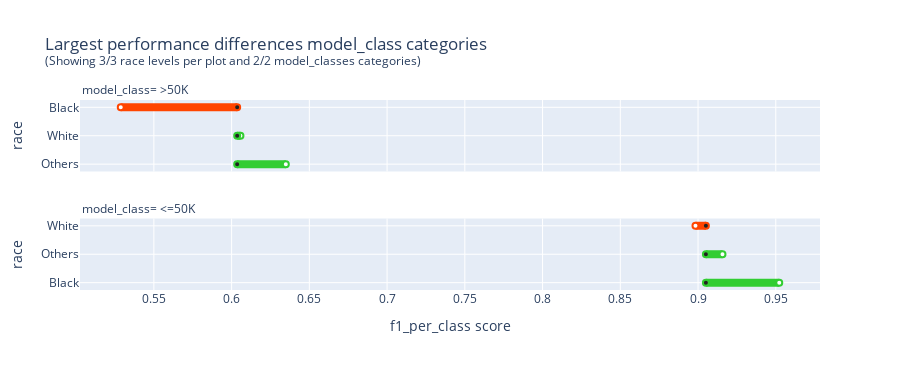

Notebook cell for this chart:
### Markdown cell above
### No control_feature but has model_classes

### Code cell
check = PerformanceDisparityReport(protected_feature="race", scorer="f1_per_class")
res = check.run(dataset, model=model)
res.display[0].show(rendered="svg")

### Figure 1 — Plotly figure (JSON) as saved in the notebook; plotly's stock layout.template omitted (floating-point values rounded to 4 significant figures)
{"data": [{"cliponaxis": false, "hovertemplate": ["%{y}: %{x} (group size: 1621)<extra></extra>", "baseline: %{x} (group size: 32561)<extra></extra>"], "line": {"color": "limegreen", "width": 8}, "marker": {"color": ["white", "#222222"], "line": {"color": ["limegreen", "limegreen"], "width": [2, 2]}, "size": 6, "symbol": 0}, "mode": "lines+text+markers", "opacity": 1, "showlegend": false, "type": "scatter", "x": [0.6349, 0.6036], "xaxis": "x", "y": ["Others", "Others"], "yaxis": "y"}, {"cliponaxis": false, "hovertemplate": ["%{y}: %{x} (group size: 27816)<extra></extra>", "baseline: %{x} (group size: 32561)<extra></extra>"], "line": {"color": "limegreen", "width": 8}, "marker": {"color": ["white", "#222222"], "line": {"color": ["limegreen", "limegreen"], "width": [2, 2]}, "size": 6, "symbol": 0}, "mode": "lines+text+markers", "opacity": 1, "showlegend": false, "type": "scatter", "x": [0.6057, 0.6036], "xaxis": "x", "y": [" White", " White"], "yaxis": "y"}, {"cliponaxis": false, "hovertemplate": ["%{y}: %{x} (group size: 3124)<extra></extra>", "baseline: %{x} (group size: 32561)<extra></extra>"], "line": {"color": "orangered", "width": 8}, "marker": {"color": ["white", "#222222"], "line": {"color": ["orangered", "orangered"], "width": [2, 2]}, "size": 6, "symbol": 0}, "mode": "lines+text+markers", "opacity": 1, "showlegend": false, "type": "scatter", "x": [0.5287, 0.6036], "xaxis": "x", "y": [" Black", " Black"], "yaxis": "y"}, {"cliponaxis": false, "hovertemplate": ["%{y}: %{x} (group size: 3124)<extra></extra>", "baseline: %{x} (group size: 32561)<extra></extra>"], "line": {"color": "limegreen", "width": 8}, "marker": {"color": ["white", "#222222"], "line": {"color": ["limegreen", "limegreen"], "width": [2, 2]}, "size": 6, "symbol": 0}, "mode": "lines+text+markers", "opacity": 1, "showlegend": false, "type": "scatter", "x": [0.9522, 0.905], "xaxis": "x2", "y": [" Black", " Black"], "yaxis": "y2"}, {"cliponaxis": false, "hovertemplate": ["%{y}: %{x} (group size: 1621)<extra></extra>", "baseline: %{x} (group size: 32561)<extra></extra>"], "line": {"color": "limegreen", "width": 8}, "marker": {"color": ["white", "#222222"], "line": {"color": ["limegreen", "limegreen"], "width": [2, 2]}, "size": 6, "symbol": 0}, "mode": "lines+text+markers", "opacity": 1, "showlegend": false, "type": "scatter", "x": [0.9157, 0.905], "xaxis": "x2", "y": ["Others", "Others"], "yaxis": "y2"}, {"cliponaxis": false, "hovertemplate": ["%{y}: %{x} (group size: 27816)<extra></extra>", "baseline: %{x} (group size: 32561)<extra></extra>"], "line": {"color": "orangered", "width": 8}, "marker": {"color": ["white", "#222222"], "line": {"color": ["orangered", "orangered"], "width": [2, 2]}, "size": 6, "symbol": 0}, "mode": "lines+text+markers", "opacity": 1, "showlegend": false, "type": "scatter", "x": [0.8983, 0.905], "xaxis": "x2", "y": [" White", " White"], "yaxis": "y2"}], "layout": {"annotations": [{"font": {"size": 12}, "showarrow": false, "text": "model_class= >50K", "x": 0, "xanchor": "left", "xref": "paper", "y": 1, "yanchor": "bottom", "yref": "paper"}, {"font": {"size": 12}, "showarrow": false, "text": "model_class= <=50K", "x": 0, "xanchor": "left", "xref": "paper", "y": 0.3763, "yanchor": "bottom", "yref": "paper"}], "height": 370, "title": {"text": "Largest performance differences model_class categories<br><sup>(Showing 3/3 race levels per plot and 2/2 model_classes categories)</sup>"}, "xaxis": {"anchor": "y", "domain": [0, 1], "matches": "x2", "showticklabels": false}, "xaxis2": {"anchor": "y2", "domain": [0, 1], "title": {"text": "f1_per_class score"}}, "yaxis": {"anchor": "x", "domain": [0.6237, 1], "tickmode": "linear", "title": {"text": "race"}}, "yaxis2": {"anchor": "x2", "domain": [0, 0.3763], "tickmode": "linear", "title": {"text": "race"}}}}
